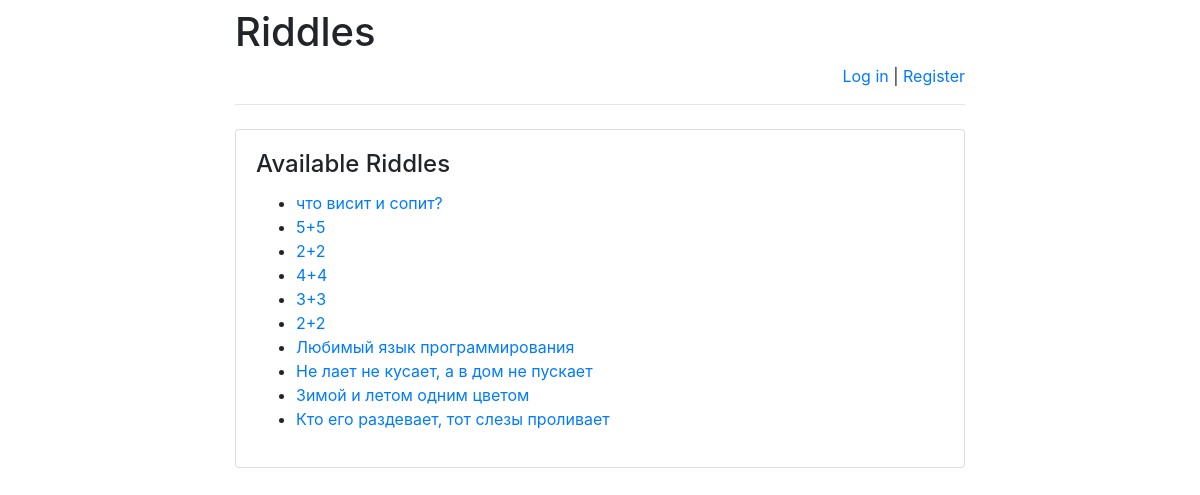
Before: /riddles/ with the older database file.
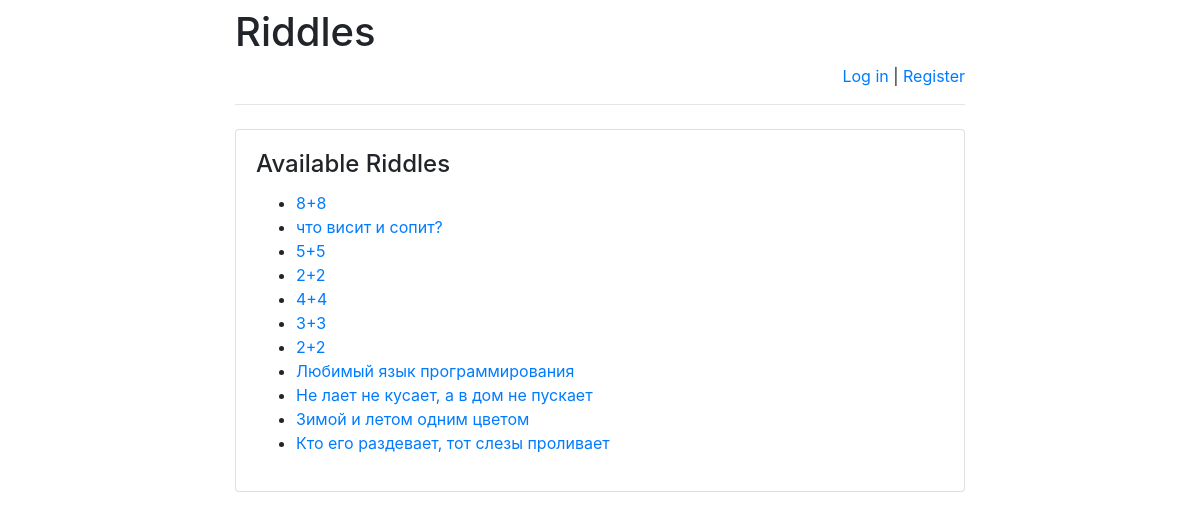
After: the same page with the newer database file.
### riddles/models.py (models this page shows)
class Riddle(models.Model):
    riddle_text = models.CharField(max_length=255)
    pub_date = models.DateTimeField('date published')

### riddles/views.py (the view)
# urls.py: path(r'', views.index, name='index'),
def index(request):
    message = None
    if "message" in request.GET:
        message = request.GET["message"]
    return render(
        request,
        "index.html",
        {
            "latest_riddles": Riddle.objects.order_by('-pub_date')[:15],
            "message": message
        }
    )

### templates/index.html (shortened to what this page needs)
{% extends 'base.html' %}
{% block main %}
    <h4 class="card-title">Available Riddles</h4>
    {% if latest_riddles %}
        <ul>
            {% for riddle in latest_riddles %}
                <li>
                    <a href="/riddles/{{ riddle.id }}/">
                        {{ riddle.riddle_text }}
                    </a>
                </li>
            {% endfor %}
        </ul>
    {% else %}
        <p>No riddles are available right now.</p>
    {% endif %}
{% endblock %}

### templates/base.html (shortened to what this page needs)
<!doctype html>
<html lang="en">
<head>
    <link rel="stylesheet"
          href="https://stackpath.bootstrapcdn.com/bootstrap/4.1.3/css/bootstrap.min.css">
</head>
<body>
<div class="container">
    <div class="row justify-content-center">
        <div class="col-8">
            <h1 class="mt-2">Riddles</h1>
            {% if user.is_authenticated %}
                <p class="text-right">
                    Hello, {{ user.username }}!
                    <a href="/riddles/logout">Log out</a> |
                    <a href="/riddles/password-change">Change password</a>
                    {% if user.is_staff %}
                        | <a href="/riddles/admin">Admin panel</a>
                    {% endif %}
                    {% if user.email == '' %}
                        | <a href="/riddles/subscribe">Subscribe</a>
                    {% else %}
                        | <a href="/riddles/unsubscribe">Unsubscribe</a>
                    {% endif %}
                </p>
            {% else %}
                <p class="text-right">
                    <a href="/riddles/login">Log in</a> |
                    <a href="/riddles/register">Register</a>
                </p>
            {% endif %}
            <hr class="mt-0 mb-4">
            <div class="card">
                <div class="card-body">
                    {% block main %}
                    {% endblock %}
                </div>
            </div>
        </div>
    </div>
</div>
</body>
</html>

Changed rows visible on the page:
added Riddle: riddle_text "8+8"
